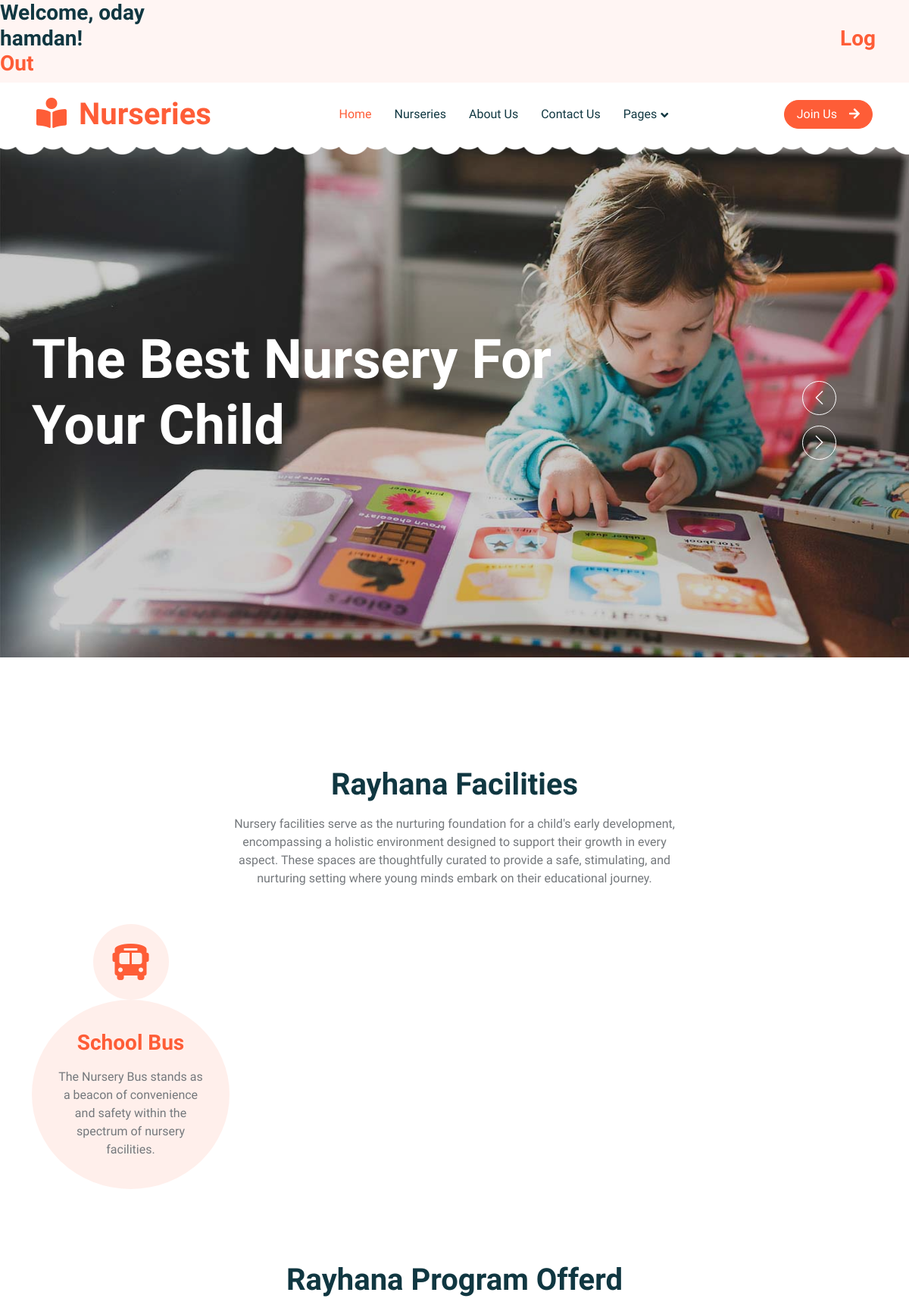
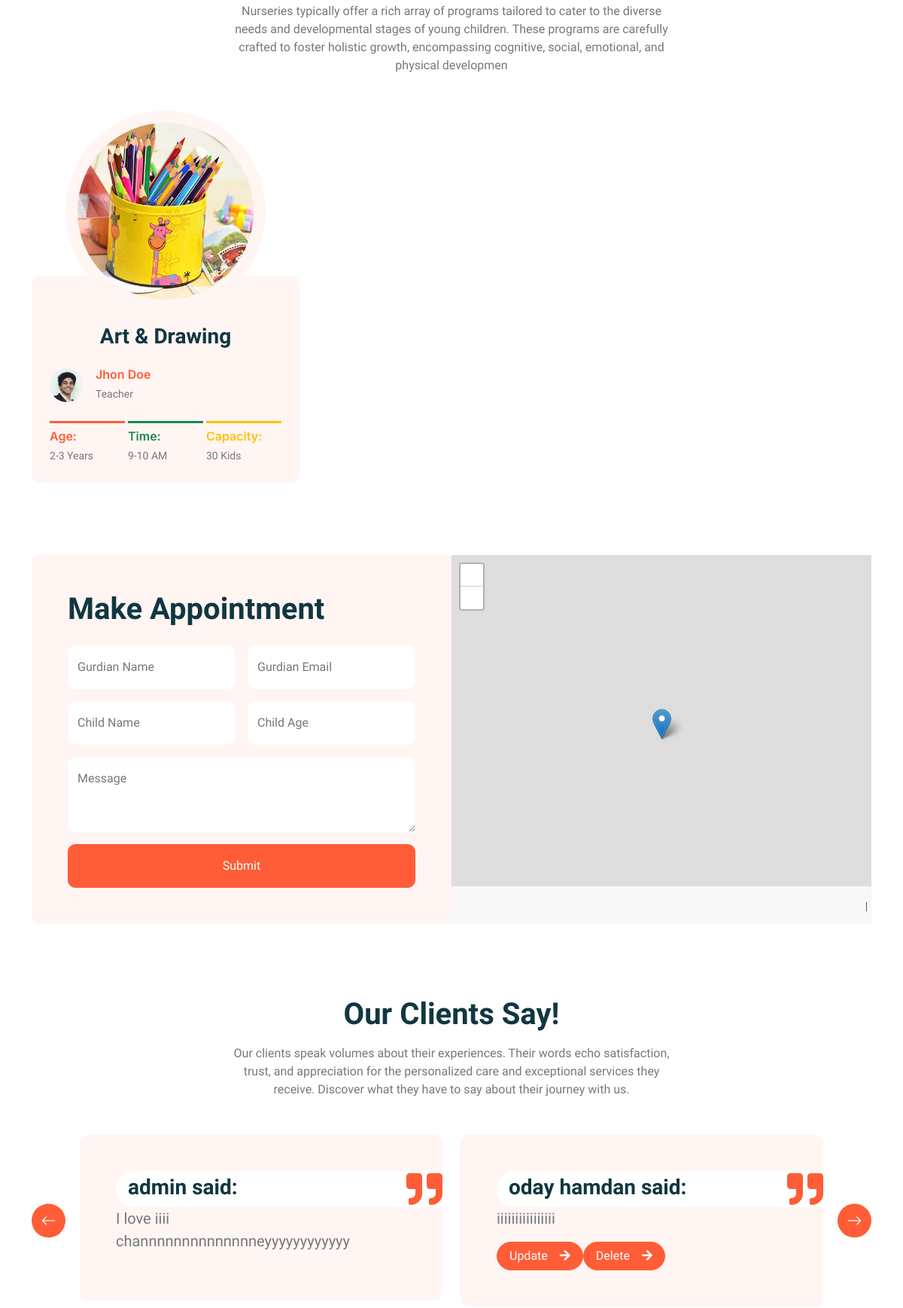
The page /nursery/6 (signed in, upper part) on the database its author committed (2 pictures, top to bottom).
### app/models.py (models this page shows)
class User(models.Model):
    parent_name = models.CharField(max_length=225)
    email = models.CharField(max_length=225)
    password = models.TextField()
    birthday= models.DateTimeField(null=True)
    user_roles = models.ForeignKey(Roles, related_name ='user', on_delete = models.CASCADE)
    created_at = models.DateTimeField(auto_now_add=True)
    updated_at = models.DateTimeField(auto_now=True)
    objects = UserManager()

class Nursery(models.Model):
    nursery_name = models.CharField(max_length=225)
    facilities = models.ManyToManyField(Facilities, related_name='nursery')
    program_offered = models.ManyToManyField(Programs, related_name='nursery')
    contact_number = models.CharField(max_length=225)
    nursery_location = models.TextField(null = True)
    image= models.TextField(null = True)
    created_at = models.DateTimeField(auto_now_add=True)
    updated_at = models.DateTimeField(auto_now=True)
    objects = NurseryManager()

class Facilities(models.Model):
    facilities_name = models.CharField(max_length=225)
    created_at = models.DateTimeField(auto_now_add=True)
    updated_at = models.DateTimeField(auto_now=True)

class Programs(models.Model):
    program_offered_name = models.CharField(max_length=225)
    childage_min = models.IntegerField(null=True)
    childage_max = models.IntegerField(null=True)
    created_at = models.DateTimeField(auto_now_add=True)
    updated_at = models.DateTimeField(auto_now=True)

class Review(models.Model):
    review = models.TextField()
    uploaded_by = models.ForeignKey(User, related_name ='review', on_delete = models.CASCADE)
    nursery_review = models.ForeignKey(Nursery, related_name ='review', on_delete = models.CASCADE)
    created_at = models.DateTimeField(auto_now_add=True)
    updated_at = models.DateTimeField(auto_now=True)
    objects = ReviewManager()

### app/views.py (the view)
# urls.py: path('nursery/<int:id>', views.specific_nursery),
def specific_nursery(request, id):
    if not 'logged_user_id' in request.session:
        messages.error(request,"You have to login first")
        return redirect('/register')
    else:
        context={
            'specific_nursery': Nursery.objects.get(id=id),
            'specific_user': User.objects.get(id=request.session['logged_user_id'])
        }
        return render (request, "nursery.html", context)

### app/templates/nursery.html (shortened to what this page needs)
<!DOCTYPE html>
<html lang="en">
<head>
    {% load static %}
    <link href="https://cdnjs.cloudflare.com/ajax/libs/font-awesome/5.10.0/css/all.min.css" rel="stylesheet">
    <link href="https://cdn.jsdelivr.net/npm/bootstrap-icons@1.4.1/font/bootstrap-icons.css" rel="stylesheet">
    <link href="{% static 'lib/animate/animate.min.css' %}" rel="stylesheet">
    <link href="{% static 'lib/owlcarousel/assets/owl.carousel.min.css' %}" rel="stylesheet">
    <link href="{% static 'css/bootstrap.min.css' %}" rel="stylesheet">
    <link href="{% static 'css/style.css' %}"  rel="stylesheet">
    <link rel="stylesheet" href="https://unpkg.com/leaflet@1.7.1/dist/leaflet.css" />
</head>
<body>
    <h3 >Welcome, {{request.session.logged_user_parent_name}}!<span><a href="/logout">Log Out</a></span></h1>
    <div class="container-xxl bg-white p-0">
      <nav class="navbar navbar-expand-lg bg-white navbar-light sticky-top px-4 px-lg-5 py-lg-0">
        <a href="nursery.html" class="navbar-brand">
            <h1 class="m-0 text-primary"><i class="fa fa-book-reader me-3"></i>Nurseries</h1>
        </a>
        <div class="collapse navbar-collapse" id="navbarCollapse">
            <div class="navbar-nav mx-auto">
                <a href="/register" class="nav-item nav-link active">Home</a>
                <a href="/" class="nav-item nav-link">Nurseries</a>
                <a href="/about" class="nav-item nav-link">About Us</a>
                <a href="/contact" class="nav-item nav-link">Contact Us</a>
                <div class="nav-item dropdown">
                    <a href="#" class="nav-link dropdown-toggle" data-bs-toggle="dropdown">Pages</a>
                </div>
            </div>
            <a href="/register" class="btn btn-primary rounded-pill px-3 d-none d-lg-block">Join Us<i class="fa fa-arrow-right ms-3"></i></a>
        </div>
    </nav>
       <div class="container-fluid p-0 mb-5">
        <div class="owl-carousel header-carousel position-relative">
            <div class="owl-carousel-item position-relative">
                <img class="img-fluid" src="{% static 'img/carousel-1.jpg' %}" alt="">
                <div class="position-absolute top-0 start-0 w-100 h-100 d-flex align-items-center" style="background: rgba(0, 0, 0, .2);">
                    <div class="container">
                        <div class="row justify-content-start">
                            <div class="col-10 col-lg-8">
                                <h1 class="display-2 text-white animated slideInDown mb-4">The Best Nursery For Your Child</h1>
                            </div>
                        </div>
                    </div>
                </div>
            </div>
        </div>
    </div>
        <div class="container-xxl py-5">
            <div class="container">
                <div class="text-center mx-auto mb-5 wow fadeInUp" data-wow-delay="0.1s" style="max-width: 600px;">
                    <h1 class="mb-3">{{specific_nursery.nursery_name}} Facilities</h1>
                    <p>Nursery facilities serve as the nurturing foundation for a child's early development, encompassing a holistic environment designed to support their growth in every aspect. These spaces are thoughtfully curated to provide a safe, stimulating, and nurturing setting where young minds embark on their educational journey.</p>
                </div>
                <div class="row g-4">
                    {% for facility in specific_nursery.facilities.all %}
                    {% if facility.id  == 1 %}
                    <div class="col-lg-3 col-sm-6 wow fadeInUp" data-wow-delay="0.1s">
                        <div class="facility-item">
                            <div class="facility-icon bg-primary">
                                <i class="fa fa-bus-alt fa-3x text-primary"></i>
                            </div>
                            <div class="facility-text bg-primary">
                                <h3 class="text-primary mb-3">School Bus</h3>
                                <p class="mb-0">
                                    The Nursery Bus stands as a beacon of convenience and safety within the spectrum of nursery facilities.</p>
                            </div>
                        </div>
                    </div>
                    {% endif %}
                    {% endfor %}
                </div>
            </div>
        </div>
        <div class="container-xxl py-5">
            <div class="container">
                <div class="text-center mx-auto mb-5 wow fadeInUp" data-wow-delay="0.1s" style="max-width: 600px;">
                    <h1 class="mb-3">{{specific_nursery.nursery_name}} Program Offerd</h1>
                    <p>Nurseries typically offer a rich array of programs tailored to cater to the diverse needs and developmental stages of young children. These programs are carefully crafted to foster holistic growth, encompassing cognitive, social, emotional, and physical developmen</p>
                </div>
                <div class="row g-4">
                    {% for program in specific_nursery.program_offered.all %}
                    {% if program.id  == 1 %}
                    <div class="col-lg-4 col-md-6 wow fadeInUp" data-wow-delay="0.1s">
                        <div class="classes-item">
                            <div class="bg-light rounded-circle w-75 mx-auto p-3">
                                <img class="img-fluid rounded-circle" src="{% static 'img/classes-1.jpg' %}" alt="">
                            </div>
                            <div class="bg-light rounded p-4 pt-5 mt-n5">
                                <a class="d-block text-center h3 mt-3 mb-4" href="">Art & Drawing</a>
                                <div class="d-flex align-items-center justify-content-between mb-4">
                                    <div class="d-flex align-items-center">
                                        <img class="rounded-circle flex-shrink-0" src="{% static 'img/teacher.jpg' %}" alt="" style="width: 45px; height: 45px;">
                                        <div class="ms-3">
                                            <h6 class="text-primary mb-1">Jhon Doe</h6>
                                            <small>Teacher</small>
                                        </div>
                                    </div>
                                </div>
                                <div class="row g-1">
                                    <div class="col-4">
                                        <div class="border-top border-3 border-primary pt-2">
                                            <h6 class="text-primary mb-1">Age:</h6>
                                            <small>{{program.childage_min}}-{{program.childage_max}} Years</small>
                                        </div>
                                    </div>
                                    <div class="col-4">
                                        <div class="border-top border-3 border-success pt-2">
                                            <h6 class="text-success mb-1">Time:</h6>
                                            <small>9-10 AM</small>
                                        </div>
                                    </div>
                                    <div class="col-4">
                                        <div class="border-top border-3 border-warning pt-2">
                                            <h6 class="text-warning mb-1">Capacity:</h6>
                                            <small>30 Kids</small>
                                        </div>
                                    </div>
                                </div>
                            </div>
                        </div>
                    </div>
                    {% endif %}
                    {% endfor %}
                </div>
            </div>
        </div>
        <div class="container-xxl py-5">
            <div class="container">
                <div class="bg-light rounded">
                    <div class="row g-0">
                        <div class="col-lg-6 wow fadeIn" data-wow-delay="0.1s">
                            <div class="h-100 d-flex flex-column justify-content-center p-5">
                                <h1 class="mb-4">Make Appointment</h1>
                                <form>
                                    <div class="row g-3">
                                        <div class="col-sm-6">
                                            <div class="form-floating">
                                                <input type="text" class="form-control border-0" id="gname" placeholder="Gurdian Name">
                                                <label for="gname">Gurdian Name</label>
                                            </div>
                                        </div>
                                        <div class="col-sm-6">
                                            <div class="form-floating">
                                                <input type="email" class="form-control border-0" id="gmail" placeholder="Gurdian Email">
                                                <label for="gmail">Gurdian Email</label>
                                            </div>
                                        </div>
                                        <div class="col-sm-6">
                                            <div class="form-floating">
                                                <input type="text" class="form-control border-0" id="cname" placeholder="Child Name">
                                                <label for="cname">Child Name</label>
                                            </div>
                                        </div>
                                        <div class="col-sm-6">
                                            <div class="form-floating">
                                                <input type="text" class="form-control border-0" id="cage" placeholder="Child Age">
                                                <label for="cage">Child Age</label>
                                            </div>
                                        </div>
                                        <div class="col-12">
                                            <div class="form-floating">
                                                <textarea class="form-control border-0" placeholder="Leave a message here" id="message" style="height: 100px"></textarea>
                                                <label for="message">Message</label>
                                            </div>
                                        </div>
                                        <div class="col-12">
                                            <button class="btn btn-primary w-100 py-3" type="submit">Submit</button>
                                        </div>
                                    </div>
                                </form>
                            </div>
                        </div>
                        <div class="col-lg-6 wow fadeIn" data-wow-delay="0.5s" style="min-height: 400px;">
                            <div class="position-relative h-100">
                                    <div id="mapid">
                                    </div>
                            </div>
                        </div>
                    </div>
                </div>
            </div>
        </div>
        <div class="container-xxl py-5">
            <div class="container">
                <div class="text-center mx-auto mb-5 wow fadeInUp" data-wow-delay="0.1s" style="max-width: 600px;">
                    <h1 class="mb-3">Our Clients Say!</h1>
                    <p>Our clients speak volumes about their experiences. Their words echo satisfaction, trust, and appreciation for the personalized care and exceptional services they receive. Discover what they have to say about their journey with us.</p>
                </div>
                <div class="owl-carousel testimonial-carousel wow fadeInUp" data-wow-delay="0.1s">
                    {% for review in specific_nursery.review.all%}
                    <div class="testimonial-item bg-light rounded p-5">
                        <div class="d-flex align-items-center bg-white me-n5" style="border-radius: 50px 0 0 50px;">
                            <div class="ps-3">
                                <h3 class="mb-1">{{review.uploaded_by.parent_name}} said:</h3>
                            </div>
                            <i class="fa fa-quote-right fa-3x text-primary ms-auto d-none d-sm-flex"></i>
                        </div>
                        <p class="fs-5">{{review.review}}</p>
                        {% if request.session.logged_user_parent_name == review.uploaded_by.parent_name %}
                        <div class="d-flex pt-2>">
                            <a href="/update/{{review.id}}" class="btn btn-primary rounded-pill px-3 d-none d-lg-block">Update<i class="fa fa-arrow-right ms-3"></i></a>
                            <a href="/delete/{{review.id}}" class="btn btn-primary rounded-pill px-3 d-none d-lg-block">Delete<i class="fa fa-arrow-right ms-3"></i></a>
                        </div>
                        {% endif %}
                    </div>
                    {% endfor %}
                </div>
            </div>
        </div>
            </div>
</body>
</html>

### rows shown on the page
User: session.logged_user_parent_name "oday hamdan"
Nursery: nursery_name "Rayhana"
Facilities: shows "School Bus"
Programs: childage_min "2", childage_max "3"
Review: uploaded_by.parent_name "admin", review "I love iiii channnnnnnnnnnnnneyyyyyyyyyyyy"
Review: uploaded_by.parent_name "oday hamdan", review "iiiiiiiiiiiiiiii"
